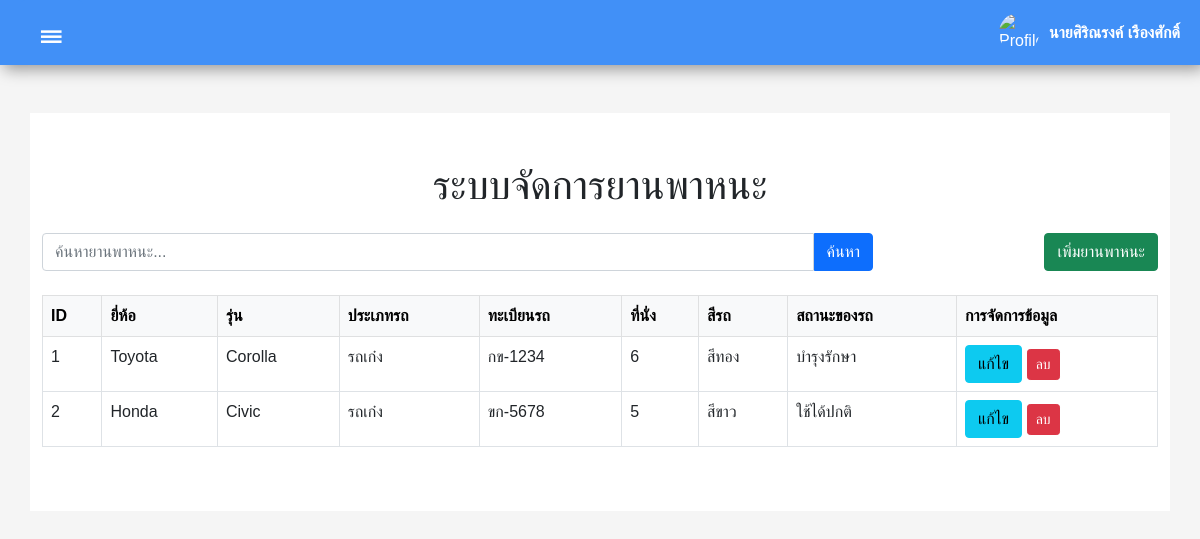
The page /admin/manage_car.php (signed in) on the database its author committed.
### tables this page shows
CREATE TABLE `cars` (
  `car_id` int(11) NOT NULL,
  `plate_number` varchar(15) NOT NULL,
  `brand` varchar(50) NOT NULL,
  `model` varchar(50) DEFAULT NULL,
  `car_type` varchar(30) NOT NULL,
  `province` varchar(50) NOT NULL,
  `color` varchar(20) NOT NULL,
  `seats` int(11) NOT NULL,
  `status` enum('ใช้ได้ปกติ','ยกเลิกการใช้งาน','บำรุงรักษา') DEFAULT 'ใช้ได้ปกติ',
  `create_date` timestamp NOT NULL DEFAULT current_timestamp(),
  `update_date` timestamp NOT NULL DEFAULT current_timestamp() ON UPDATE current_timestamp()
);

### admin/manage_car.php (the view, shortened to what this page needs)
<!DOCTYPE html>
<html lang="th">
<head>
    <link rel="stylesheet" href="../css/bootstrap.css">
</head>
<body>
    <?php
    require("headadmin.php");
    $search = isset($_GET['search']) ? $_GET['search'] : '';
    $sql = "SELECT * FROM cars WHERE plate_number LIKE '%$search%' OR brand LIKE '%$search%' OR model LIKE '%$search%' OR car_type LIKE '%$search%'";
    $result = mysqli_query($connect, $sql);
    ?>
    <div class="container py-5 mt-5" style="background-color: white;">
        <h1 class="text-center mb-4">ระบบจัดการยานพาหนะ</h1>
        <div class="row mb-3">
            <div class="col-md-9 mb-2">
                <form action="manage_car.php" method="GET" class="search-container">
                    <input type="text" name="search" class="form-control" placeholder="ค้นหายานพาหนะ..." value="<?php echo $search; ?>">
                    <button type="submit" class="btn btn-primary">ค้นหา</button>
                </form>
            </div>
            <div class="col-md-3 text-md-end">
                <button class="btn btn-success" onclick="window.location.href='add_car.php';">
                    <i class="fas fa-plus"></i> เพิ่มยานพาหนะ
                </button>
            </div>
        </div>
        <table class="table table-bordered table-hover">
            <thead class="table-light">
                <tr>
                    <th>ID</th>
                    <th>ยี่ห้อ</th>
                    <th>รุ่น</th>
                    <th>ประเภทรถ</th>
                    <th>ทะเบียนรถ</th>
                    <th>ที่นั่ง</th>
                    <th>สีรถ</th>
                    <th>สถานะของรถ</th>
                    <th>การจัดการข้อมูล</th>
                </tr>
            </thead>
            <tbody id="vehicleTable">
                <?php
                if (mysqli_num_rows($result) > 0) {
                    while ($row = mysqli_fetch_assoc($result)) {
                        echo "<tr>";
                        echo "<td>" . $row['car_id'] . "</td>";
                        echo "<td>" . $row['brand'] . "</td>";
                        echo "<td>" . $row['model'] . "</td>";
                        echo "<td>" . $row['car_type'] . "</td>";
                        echo "<td>" . $row['plate_number'] . "</td>";
                        echo "<td>" . $row['seats'] . "</td>";
                        echo "<td>" . $row['color'] . "</td>";
                        echo "<td>" . $row['status'] . "</td>";
                        echo "<td>
                            <a href='edit_car.php?car_id={$row['car_id']}' class='btn btn-info'>แก้ไข</a>
                            <a href='delete_car.php?car_id=" . $row['car_id'] . "' class='btn btn-danger btn-sm'
                            onclick='return confirm(\"คุณต้องการลบ " . htmlspecialchars($row['car_type'])." ทะเบียนรถ ".htmlspecialchars($row['plate_number'], ENT_QUOTES, 'UTF-8') . " ใช่หรือไม่?\");'>ลบ</a>
                        </td>";
                    }
                } else {
                    echo "<tr><td colspan='9' class='text-center'>ยังไม่มีข้อมูล</td></tr>";
                }
                ?>
            </tbody>
        </table>
    </div>
</body>
</html>

### admin/manage_car.php (style rules this page uses)
.search-container { display: flex; align-items: center; }
.search-container input { border-radius: 0.25rem 0 0 0.25rem; }
.search-container button { border-radius: 0 0.25rem 0.25rem 0; }

### admin/headadmin.php (style rules this page uses)
body { font-family: Arial, sans-serif; margin: 0; padding: 0; background-color: #f5f5f5; }

### rows shown on the page
cars: car_id "1", brand "Toyota", model "Corolla", car_type "รถเก๋ง", plate_number "กข-1234", seats "6", color "สีทอง", status "บำรุงรักษา"
cars: car_id "2", brand "Honda", model "Civic", car_type "รถเก๋ง", plate_number "ขก-5678", seats "5", color "สีขาว", status "ใช้ได้ปกติ"

### other values the page prints
$_SESSION['fullname'] "นายศิริณรงค์ เรืองศักดิ์"
